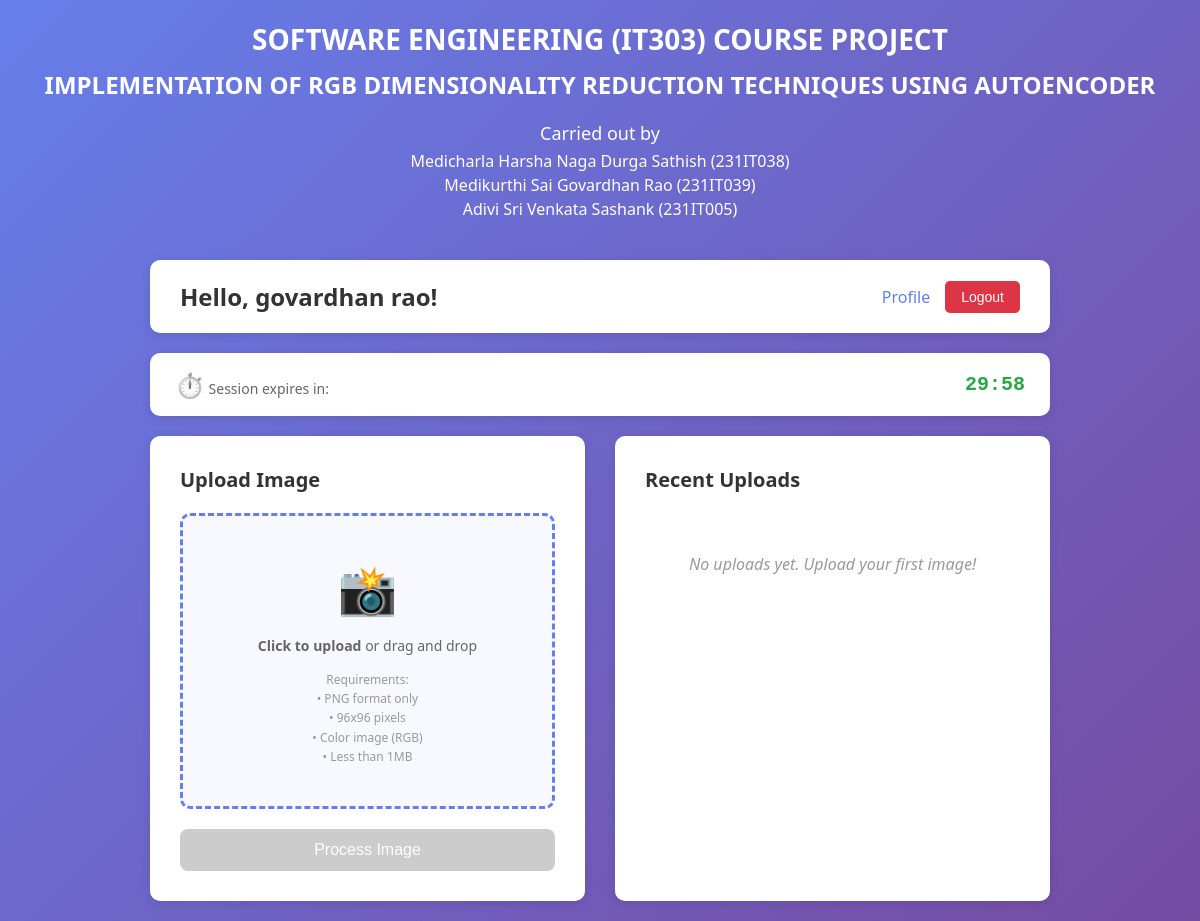
The page / (signed in) on the database as committed earlier.
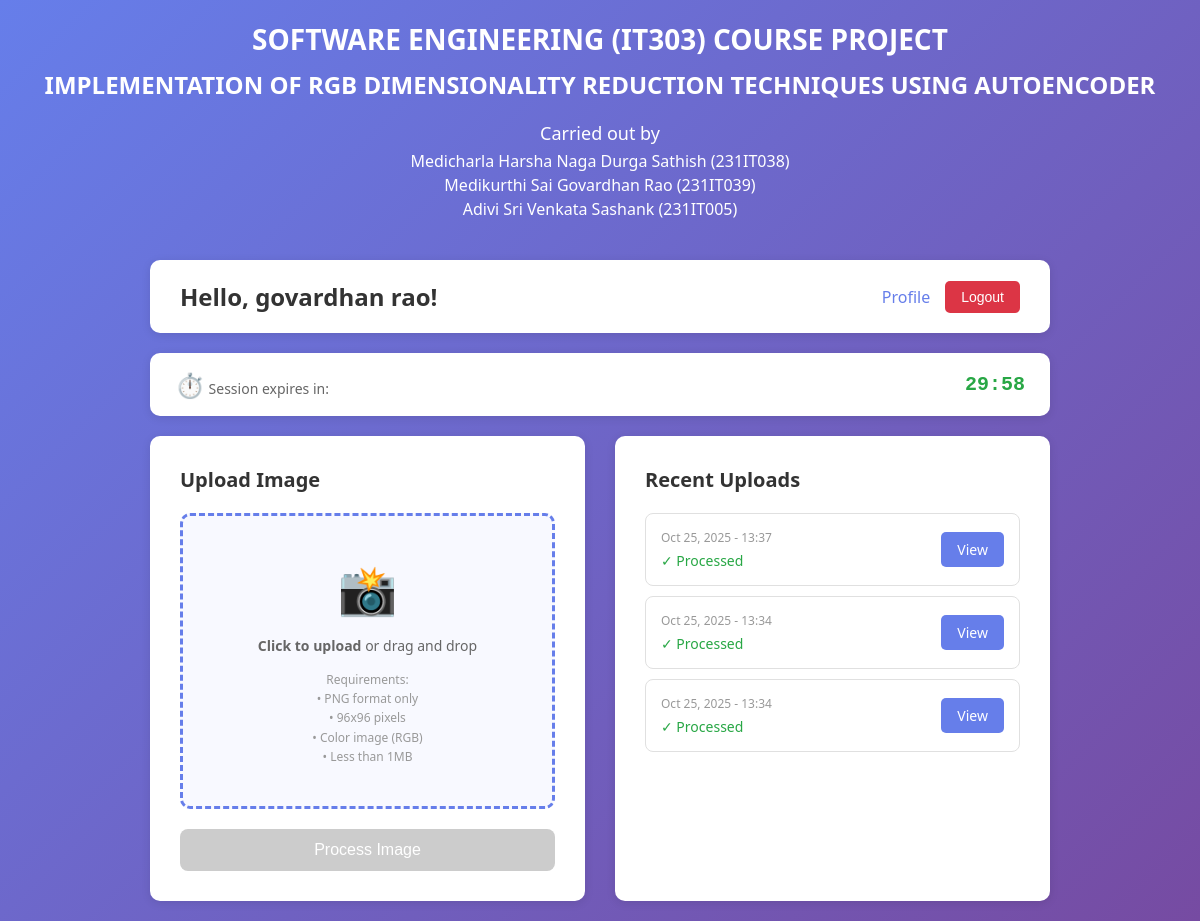
The same page on the database as committed later.
### account/models.py (models this page shows, shortened)
class CustomUser(AbstractUser):
    email = models.EmailField(unique=True)
    phone_number = models.CharField(max_length=15, blank=True, null=True)
    bio = models.TextField(max_length=500, blank=True, null=True)
    created_at = models.DateTimeField(auto_now_add=True)
    updated_at = models.DateTimeField(auto_now=True)
    email_verified = models.BooleanField(default=False)
    class Meta:
        verbose_name = 'User'
        verbose_name_plural = 'Users'

class ImageUpload(models.Model):
    user = models.ForeignKey(CustomUser, on_delete=models.CASCADE, related_name='images')
    input_image = models.ImageField(upload_to='uploads/input/')
    output_image = models.ImageField(upload_to='uploads/output/', null=True, blank=True)
    uploaded_at = models.DateTimeField(auto_now_add=True)
    processed = models.BooleanField(default=False)
    class Meta:
        ordering = ['-uploaded_at']
        verbose_name = 'Image Upload'
        verbose_name_plural = 'Image Uploads'

### account/views.py (the view)
# urls.py: path('', home, name='home'),
@login_required
def home(request):
    session_time_remaining = get_session_info(request)
    if request.method == 'POST':
        form = ImageUploadForm(request.POST, request.FILES)
        if form.is_valid():
            image_file = request.FILES.get('input_image')
            is_valid, error_message = validate_image(image_file)
            if not is_valid:
                messages.error(request, f"Image validation failed: {error_message}")
                return render(request, "account/home.html", {
                    'form': form,
                    'session_time_remaining': session_time_remaining
                })
            image_upload = form.save(commit=False)
            image_upload.user = request.user
            image_upload.save()
            try:
                process_image(image_upload)
                messages.success(request, 'Image uploaded and processed successfully!')
                return redirect('account:results', pk=image_upload.pk)
            except Exception as e:
                messages.error(request, f"Error processing image: {str(e)}")
                image_upload.delete()
        else:
            for field, errors in form.errors.items():
                for error in errors:
                    messages.error(request, error)
    else:
        form = ImageUploadForm()
    recent_uploads = ImageUpload.objects.filter(user=request.user)[:5]
    return render(request, "account/home.html", {
        'form': form,
        'recent_uploads': recent_uploads,
        'session_time_remaining': session_time_remaining
    })

### account/views.py (called while the page is built)
def get_session_info(request):
    try:
        expiry_age = request.session.get_expiry_age()
        return max(0, int(expiry_age))
    except:
        return settings.SESSION_COOKIE_AGE

### templates/account/home.html (shortened to what this page needs)
<!DOCTYPE html>
<html lang="en">
<head>
</head>
<body>
    <div class="project-title-section" style="text-align: center; margin-bottom: 40px; color: white;">
        <h1 style="font-size: 28px; font-weight: 700; margin-bottom: 10px;">
            SOFTWARE ENGINEERING (IT303) COURSE PROJECT
        </h1>
        <h2 style="font-size: 24px; margin-bottom: 20px;">
            IMPLEMENTATION OF RGB DIMENSIONALITY REDUCTION TECHNIQUES USING AUTOENCODER
        </h2>
        <div style="font-size: 18px; margin-bottom: 5px;">
            Carried out by
        </div>
        <div style="font-size: 16px; margin-bottom: 2px;">
            Medicharla Harsha Naga Durga Sathish (231IT038)
        </div>
        <div style="font-size: 16px; margin-bottom: 2px;">
            Medikurthi Sai Govardhan Rao (231IT039)
        </div>
        <div style="font-size: 16px;">
            Adivi Sri Venkata Sashank (231IT005)
        </div>
    </div>
    <div class="container">
        <div class="header">
            <h2>Hello, {{ user.get_full_name|default:user.username }}!</h2>
            <div class="nav-links">
                <a href="{% url 'account:profile' %}">Profile</a>
                <form method="post" action="{% url 'account:logout' %}" style="display: inline;">
                    <button type="submit" class="logout-btn">Logout</button>
                </form>
            </div>
        </div>
        <div class="session-timer">
            <div class="session-timer-label">
                <span class="session-icon">⏱️</span>
                Session expires in:
            </div>
            <div class="session-timer-display">
                <span class="session-time" id="sessionTimer">--:--</span>
            </div>
        </div>
        <div class="main-content">
            <div class="upload-section">
                <h3>Upload Image</h3>
                <form method="post" enctype="multipart/form-data" id="uploadForm">
                    <div class="upload-area" id="uploadArea">
                        <div class="upload-icon">📸</div>
                        <div class="upload-text">
                            <strong>Click to upload</strong> or drag and drop
                        </div>
                        <div class="upload-requirements">
                            Requirements:<br>
                            • PNG format only<br>
                            • 96x96 pixels<br>
                            • Color image (RGB)<br>
                            • Less than 1MB
                        </div>
                    </div>
                    <button type="submit" class="upload-btn" id="uploadBtn" disabled>Process Image</button>
                </form>
            </div>
            <div class="recent-section">
                <h3>Recent Uploads</h3>
                {% if recent_uploads %}
                <ul class="recent-uploads">
                    {% for upload in recent_uploads %}
                    <li class="recent-item">
                        <div class="recent-item-info">
                            <div class="recent-item-date">{{ upload.uploaded_at|date:"M d, Y - H:i" }}</div>
                            <div class="recent-item-status">
                                {% if upload.processed %}✓ Processed{% else %}⏳ Processing{% endif %}
                            </div>
                        </div>
                        <a href="{% url 'account:results' upload.pk %}" class="view-btn">View</a>
                    </li>
                    {% endfor %}
                </ul>
                {% else %}
                <div class="no-uploads">
                    No uploads yet. Upload your first image!
                </div>
                {% endif %}
            </div>
        </div>
    </div>
</body>
</html>

### templates/account/home.html (style rules this page uses)
* { margin: 0; padding: 0; box-sizing: border-box; }
body { font-family: 'Segoe UI', Tahoma, Geneva, Verdana, sans-serif; background: linear-gradient(135deg, #667eea 0%, #764ba2 100%); min-height: 100vh; padding: 20px; }
.container { max-width: 900px; margin: 0 auto; }
.header { background: white; padding: 20px 30px; border-radius: 10px; box-shadow: 0 2px 10px rgba(0,0,0,0.1); display: flex; justify-content: space-between; align-items: center; margin-bottom: 20px; }
.header h2 { color: #333; font-size: 24px; }
.nav-links { display: flex; gap: 15px; align-items: center; }
.nav-links a { text-decoration: none; color: #667eea; font-weight: 500; transition: color 0.3s; }
.logout-btn { padding: 8px 16px; background-color: #dc3545; color: white; border: none; cursor: pointer; border-radius: 5px; font-size: 14px; transition: background-color 0.3s; }
.session-timer { background: white; padding: 15px 25px; border-radius: 10px; box-shadow: 0 2px 10px rgba(0,0,0,0.1); margin-bottom: 20px; display: flex; justify-content: space-between; align-items: center; }
.session-timer-label { color: #666; font-size: 14px; font-weight: 500; }
.session-timer-display { display: flex; align-items: center; gap: 10px; }
.session-time { font-size: 20px; font-weight: 700; color: #28a745; font-family: 'Courier New', monospace; }
.session-icon { font-size: 24px; }
.main-content { display: grid; grid-template-columns: 1fr 1fr; gap: 30px; }
.upload-section, .recent-section { background: white; padding: 30px; border-radius: 10px; box-shadow: 0 2px 10px rgba(0,0,0,0.1); }
.upload-section h3, .recent-section h3 { color: #333; margin-bottom: 20px; font-size: 20px; }
.upload-area { border: 3px dashed #667eea; border-radius: 10px; padding: 40px; text-align: center; background: #f8f9ff; transition: all 0.3s; cursor: pointer; }
.upload-icon { font-size: 48px; color: #667eea; margin-bottom: 15px; }
.upload-text { color: #666; font-size: 14px; margin-bottom: 15px; }
.upload-requirements { font-size: 12px; color: #999; margin-top: 10px; line-height: 1.6; }
.upload-btn { width: 100%; padding: 12px; background: linear-gradient(135deg, #667eea 0%, #764ba2 100%); color: white; border: none; border-radius: 8px; cursor: pointer; font-size: 16px; font-weight: 500; margin-top: 20px; transition: transform 0.2s; }
.upload-btn:disabled { background: #ccc; cursor: not-allowed; transform: none; }
.recent-uploads { list-style: none; }
.recent-item { padding: 15px; border: 1px solid #e0e0e0; border-radius: 8px; margin-bottom: 10px; display: flex; justify-content: space-between; align-items: center; transition: all 0.3s; }
.recent-item-info { flex: 1; }
.recent-item-date { font-size: 12px; color: #999; margin-bottom: 5px; }
.recent-item-status { font-size: 14px; color: #28a745; font-weight: 500; }
.view-btn { padding: 8px 16px; background-color: #667eea; color: white; text-decoration: none; border-radius: 5px; font-size: 14px; transition: background-color 0.3s; }

Rows that differ between the two databases and show on the page:
added ImageUpload: uploaded_at "Oct 25, 2025 - 13:37", processed "✓ Processed"
added ImageUpload: uploaded_at "Oct 25, 2025 - 13:34", processed "✓ Processed"
added ImageUpload: uploaded_at "Oct 25, 2025 - 13:34", processed "✓ Processed"
Other text that changed with them:
text no longer shown: "No uploads yet. Upload your first image!"
